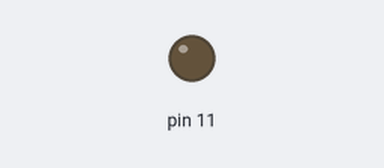
A sketch run on a simulated Arduino Uno, built with avr-gcc and run on an emulated ATmega328P. Shown: output pins drawn as LEDs (lit = HIGH).

Above: at 0.05 s.
At 1.65 s:
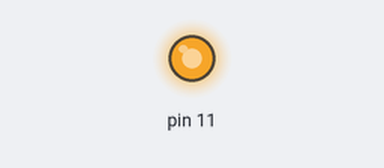
Timing chart, 0 to 6.0 s (numbered marks = the images above):
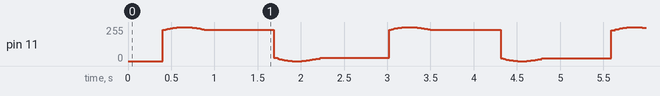

The sketch:

Fade_In_and_Out_Sample.ino
```cpp
unsigned long int counter = 0; //Create a variable that acts as a counter
//Unsigned: The number cannot be negative
//Long: Allows the number to be very large (up to 18446744073709551615)
//Int: The number can only be an integer (..., -2, -1, 0, 1, 2, ...)

void setup() {
  pinMode(11, OUTPUT);
}

void loop() {
  float value = (sin(counter/80.0) + 1.0) * 255.0 / 2.0; //This will result in a value between 0 and 255
  //Float: The number can be a decimal (1.234, 2.3, 3.14)
  analogWrite(11, value);
  counter++; //This increases the value of counter by 1
  delay(5); //Wait .002 seconds
}
```
